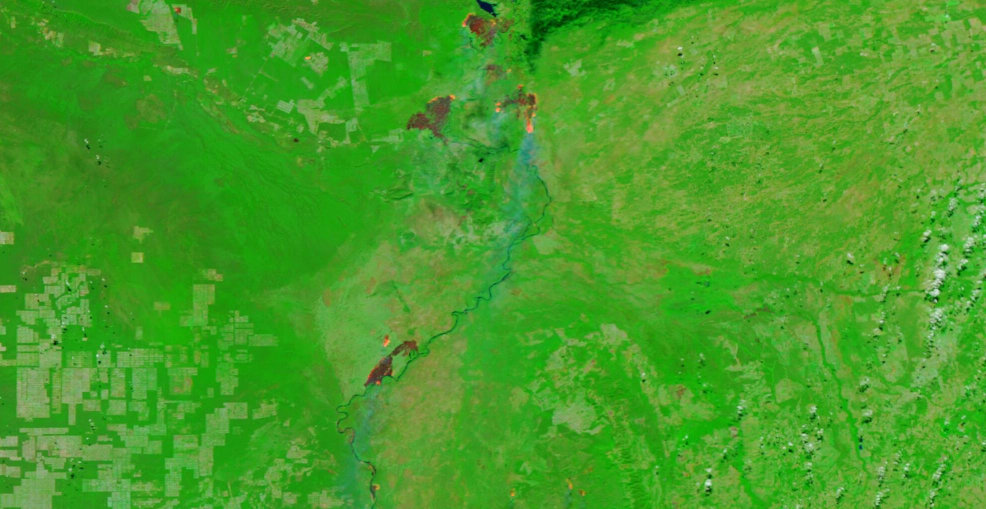
#> input picture img/4.jpg, 1972 x 1017 px, found by its file name (shown at 1/2 size)
$ python detectorparalelo.py
#> lines starting #> are read from the running program, lines starting #| are printed output that depends on the picture; after the words box and inside, x2 and y2 are one past the last pixel; in counts of white or black regions, pixels touching at a corner belong together
import numpy as np
import tifffile as tiff
import cv2
import time
import os
from skimage.measure import label, regionprops
from tqdm import tqdm
import multiprocessing

def preprocess_tile_for_fire(tile):
    if tile.shape[2] == 4:
        tile = cv2.cvtColor(tile, cv2.COLOR_BGRA2BGR)

    r = tile[:, :, 2].astype(np.int16)
    g = tile[:, :, 1].astype(np.int16)
    b = tile[:, :, 0].astype(np.int16)

    red_mask = (r > 180) & ((r - g) > 80) & ((r - b) > 80)

    binary = np.zeros(tile.shape[:2], dtype=np.uint8)
    binary[red_mask] = 255

    kernel = np.ones((3, 3), np.uint8)
    binary = cv2.morphologyEx(binary, cv2.MORPH_OPEN, kernel)
    binary = cv2.dilate(binary, kernel, iterations=1)

    return binary

def get_fire_centroids(tile, area_minima=1):
    binary = preprocess_tile_for_fire(tile)
    labeled = label(binary)
    props = regionprops(labeled)
    centroids = [region.centroid for region in props if region.area >= area_minima]
    return centroids

def process_tile_wrapper(args):
    tile, x, y = args
    centroids = get_fire_centroids(tile, area_minima=10)
    return x, y, centroids

def process_large_image_parallel(image_path, tile_size=1024, output_path="resultados_paralelo/resultado_incendios_paralelo.tiff", num_threads=4, chunk_size=10):
#> called with image_path = 'D:/fire_detector/fire_detector/img/4.jpg', tile_size = 1024, num_threads = 12, chunk_size = 10
    print(f"🔄 Carregando imagem: {image_path}")
    start = time.time()

    ext = os.path.splitext(image_path)[1].lower()
    if ext in [".tif", ".tiff"]:
        with tiff.TiffFile(image_path) as tif:
            page = tif.pages[0]
            height, width = page.shape[:2]
            img = tif.asarray(out='memmap')
    else:
        img = cv2.imread(image_path, cv2.IMREAD_UNCHANGED)
#> img is the input picture: shape (1017, 1972, 3); mean B, G, R 39.3, 156.6, 70.8
        if img is None:
            raise FileNotFoundError(f"Imagem não encontrada: {image_path}")
        if img.ndim == 2:
            img = cv2.cvtColor(img, cv2.COLOR_GRAY2BGR)
        elif img.shape[2] == 4:
            img = cv2.cvtColor(img, cv2.COLOR_BGRA2BGR)
        height, width = img.shape[:2]
#> height = 1017; width = 1972

    print(f"📐 Dimensões da imagem: {width}x{height}")
#| 📐 Dimensões da imagem: 1972x1017
    print(f"⚙️ Usando {num_threads} threads para processamento paralelo.")

    tiles_data = []
    ys = list(range(0, height, tile_size))
#> ys = [0]
    xs = list(range(0, width, tile_size))
#> xs = [0, 1024]
    for y in ys:
        for x in xs:
            tile = img[y:min(y+tile_size, height), x:min(x+tile_size, width)]
            tiles_data.append((tile, x, y))
#> after the loop, tiles_data = 2 items

    output = np.zeros((height, width, 3), dtype=np.uint8)
    total_fires_detected = 0

    print("▶️ Processando tiles (paralelo)...")

    with multiprocessing.Pool(processes=num_threads) as pool:
        results = pool.imap_unordered(process_tile_wrapper, tiles_data, chunksize=chunk_size)

        for x_coord, y_coord, centroids in tqdm(results, total=len(tiles_data), desc="Tiles Processados", unit="tile"):
#> in process_tile_wrapper, `tile, x, y = args`:
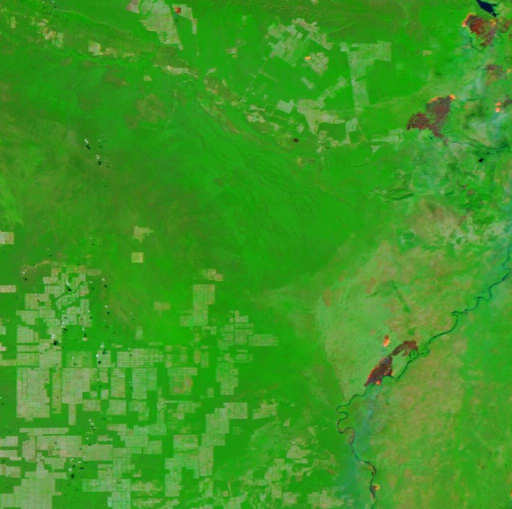
#> tile: shape (1017, 1024, 3) (shown at 1/2 size); mean of channels 0, 1, 2 36.2, 151.8, 62.2; drawn as B, G, R
#> in process_tile_wrapper, `tile, x, y = args`: x = 0
#> in preprocess_tile_for_fire, `r = tile[:, :, 2].astype(np.int16)`:
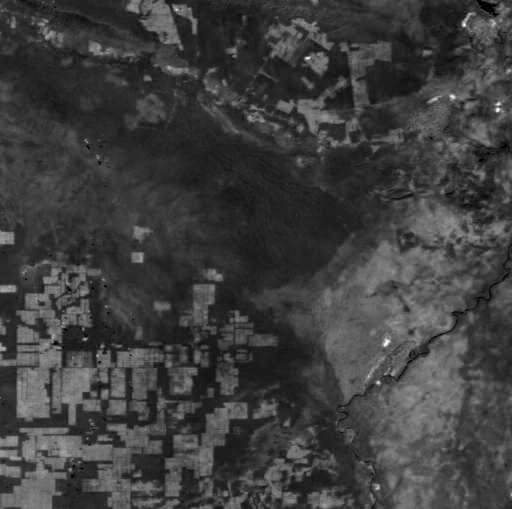
#> r: shape (1017, 1024) int16 (shown at 1/2 size); min 0, max 255, mean 62.2
#> in preprocess_tile_for_fire, `g = tile[:, :, 1].astype(np.int16)`:
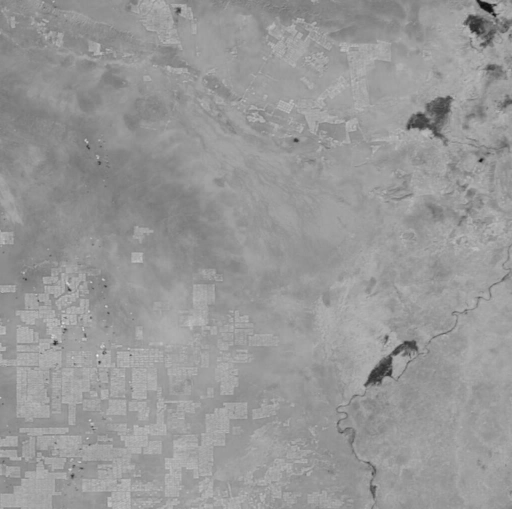
#> g: shape (1017, 1024) int16 (shown at 1/2 size); min 11, max 249, mean 151.8
#> in preprocess_tile_for_fire, `b = tile[:, :, 0].astype(np.int16)`:
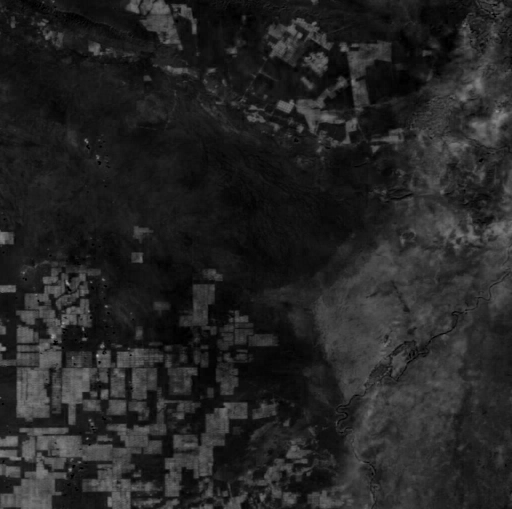
#> b: shape (1017, 1024) int16 (shown at 1/2 size); min 0, max 186, mean 36.2
#> in preprocess_tile_for_fire, `kernel = np.ones((3, 3), np.uint8)`: kernel = [[1, 1, 1], [1, 1, 1], [1, 1, 1]]
#> in get_fire_centroids, `props = regionprops(labeled)`: props = 4 regions; box (x1, y1, x2, y2) and area: (768, 678, 777, 691) 90, (926, 46, 932, 51) 30, (993, 217, 998, 222) 25, (755, 763, 760, 768) 25
#> in get_fire_centroids, `centroids = [region.centroid for region in props if region.area >= are..`: centroids = [(48, 928.5), (219, 995), (683.9, 772), (765, 757)]
            total_fires_detected += len(centroids)
            for cy, cx in centroids:
                cv2.circle(output, (int(cx)+x_coord, int(cy)+y_coord), 6, (0, 0, 255), 2)
#> this loop made 2 passes
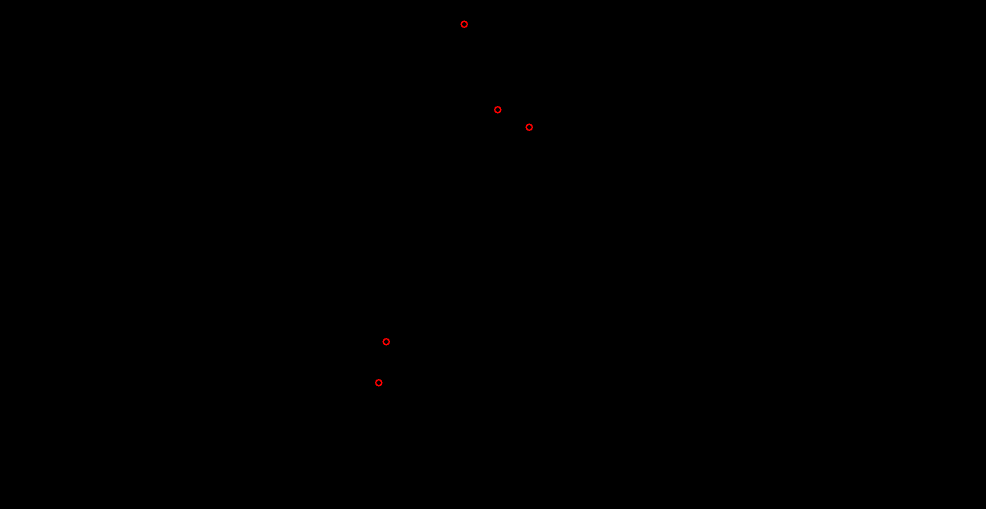
#> output: shape (1017, 1972, 3) (shown at 1/2 size); mean of channels 0, 1, 2 0, 0, 0.1; drawn as B, G, R
#> after the loop, total_fires_detected = 5

    # Garante que a pasta de saída exista
    output_dir = os.path.dirname(output_path)
    os.makedirs(output_dir, exist_ok=True)

    # Salva imagem final
    cv2.imwrite(output_path, output)
    elapsed = time.time() - start
    print(f"✅ Processamento Paralelo Concluído: {total_fires_detected} focos detectados em {elapsed:.2f} segundos.")
#| ✅ Processamento Paralelo Concluído: 5 focos detectados em 0.56 segundos.
    return elapsed, total_fires_detected

if __name__ == "__main__":
    image_to_process = "D:/fire_detector/fire_detector/img/4.jpg"  # <-- Caminho da imagem
    output_image_name_parallel = "resultados_paralelo/resultado_incendios_paralelo.tiff"
    tile_dimension = 1024
    num_parallel_threads = 12  # Ajuste para 2, 4, 8, etc.

    try:
        elapsed, fires = process_large_image_parallel(
            image_to_process,
            tile_size=tile_dimension,
            output_path=output_image_name_parallel,
            num_threads=num_parallel_threads,
            chunk_size=10
        )
#> elapsed = 0.559; fires = 5
        print(f"📂 Imagem salva em: {output_image_name_parallel}")
    except FileNotFoundError as e:
        print(f"❌ Erro: {e}. Verifique o caminho da imagem.")
    except Exception as e:
        print(f"❌ Erro durante o processamento: {e}")

$ run again, with img/1.jpg copied over img/4.jpg
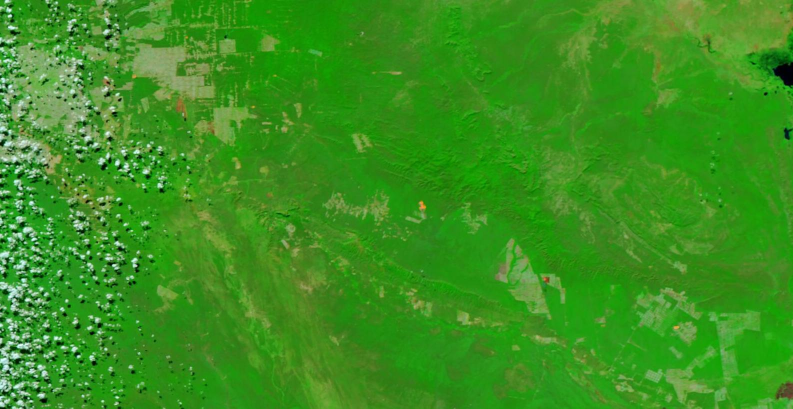
#> input picture img/1.jpg, 1586 x 817 px, found by its file name (shown at 1/2 size)
#> in process_large_image_parallel, img is the input picture: shape (817, 1586, 3); mean B, G, R 30.9, 145.1, 57.3
#| 📐 Dimensões da imagem: 1586x817
#> after the loop in process_large_image_parallel, `for y in ys:`: tiles_data = 2 items
#> in process_tile_wrapper, `tile, x, y = args`:
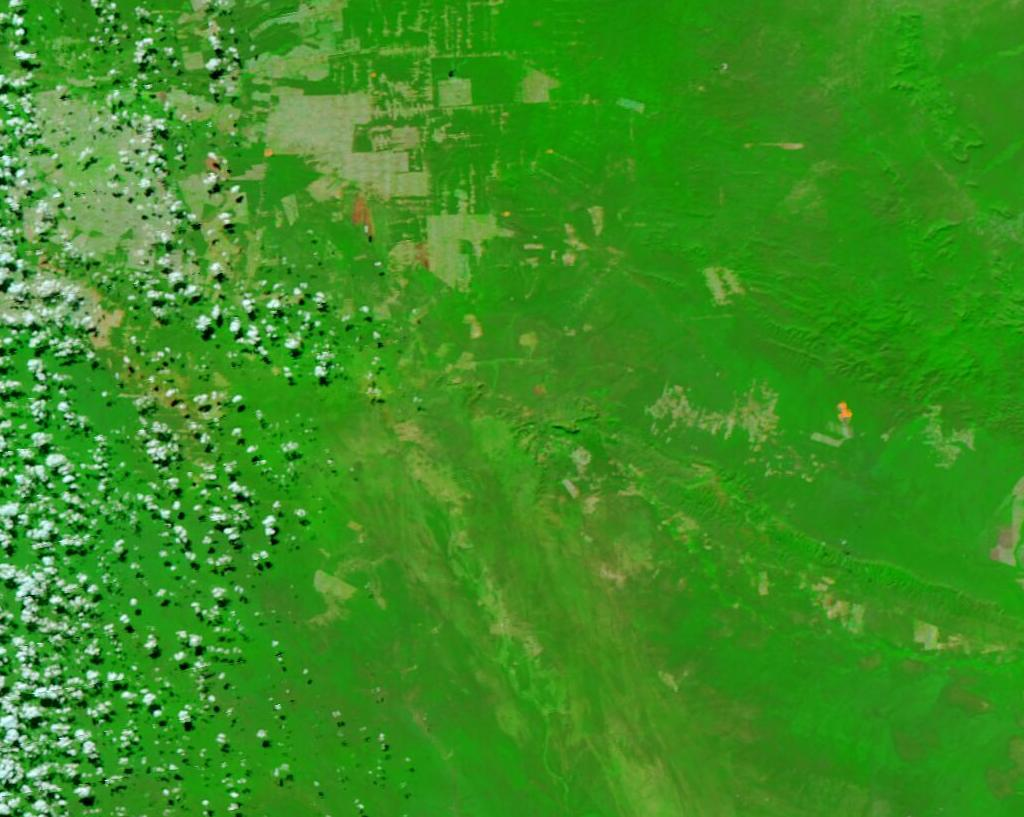
#> tile: shape (817, 1024, 3); mean of channels 0, 1, 2 33.2, 143.6, 58.3; drawn as B, G, R
#> x = 0
#> in preprocess_tile_for_fire, `b = tile[:, :, 0].astype(np.int16)`:
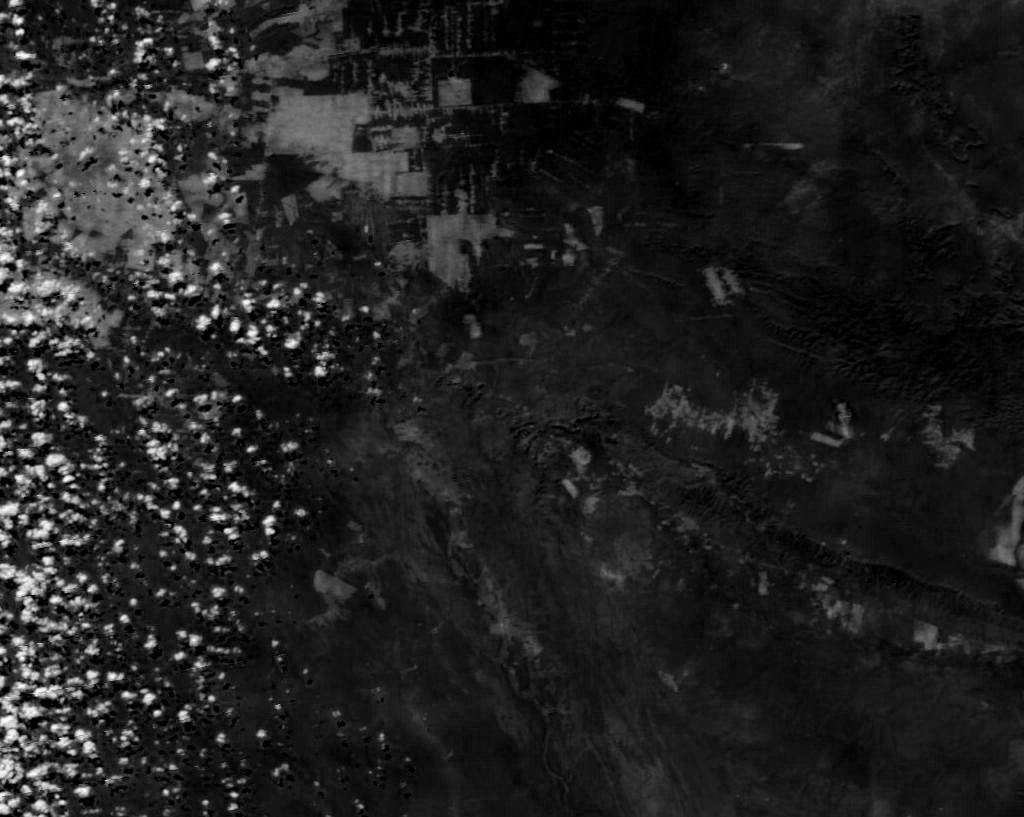
#> b: shape (817, 1024) int16; min 0, max 255, mean 33.2
#> kernel = [[1, 1, 1], [1, 1, 1], [1, 1, 1]]
#> props = 1 regions; box (x1, y1, x2, y2) and area: (842, 411, 847, 417) 30
#> in get_fire_centroids, `centroids = [region.centroid for region in props if region.area >= are..`: centroids = [(413.5, 844)]
#> the loop in process_large_image_parallel, `for x_coord, y_coord, centroids in tqdm(results, total=len(tiles_data)..` made 2 passes
#> (x_coord, y_coord, centroids, total_fires_detected) on pass 1: (0, 0, [(558, 66)], 1)
#> after the loop in process_large_image_parallel, `for x_coord, y_coord, centroids in tqdm(results, total=len(tiles_data)..`: total_fires_detected = 2
#| ✅ Processamento Paralelo Concluído: 2 focos detectados em 0.51 segundos.
#> elapsed = 0.51; fires = 2

$ run again, with img/3.jpg copied over img/4.jpg
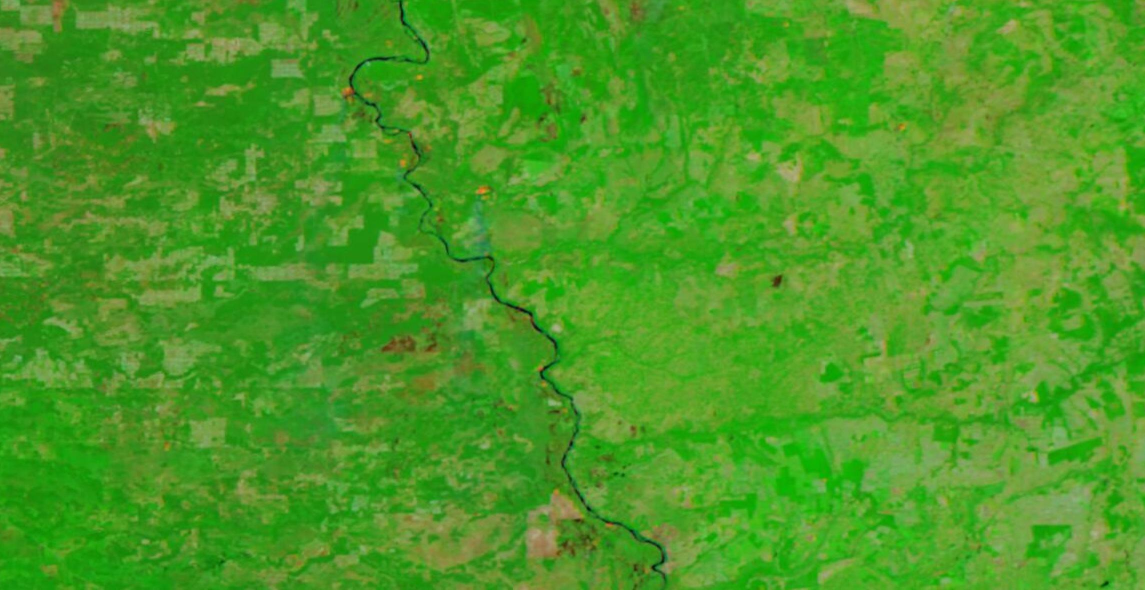
#> input picture img/3.jpg, 2290 x 1179 px, found by its file name (shown at 1/2 size)
#> in process_large_image_parallel, img is the input picture: shape (1179, 2290, 3); mean B, G, R 36.2, 153.9, 73.9
#| 📐 Dimensões da imagem: 2290x1179
#> after the loop in process_large_image_parallel, `for y in ys:`: tiles_data = 6 items
#> in process_tile_wrapper, `tile, x, y = args`:
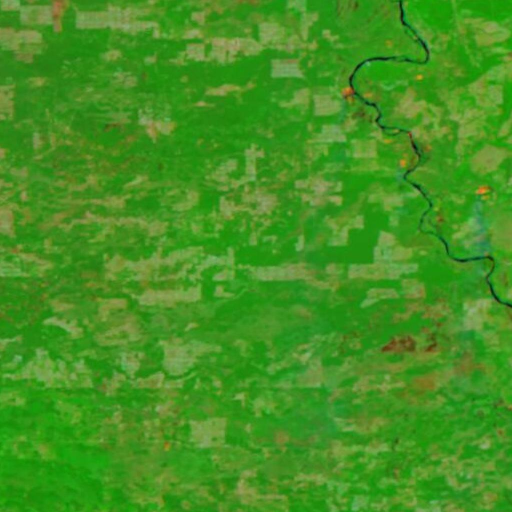
#> tile: shape (1024, 1024, 3) (shown at 1/2 size); mean of channels 0, 1, 2 33.9, 145.1, 66.7; drawn as B, G, R
#> x = 0
#> in preprocess_tile_for_fire, `b = tile[:, :, 0].astype(np.int16)`:
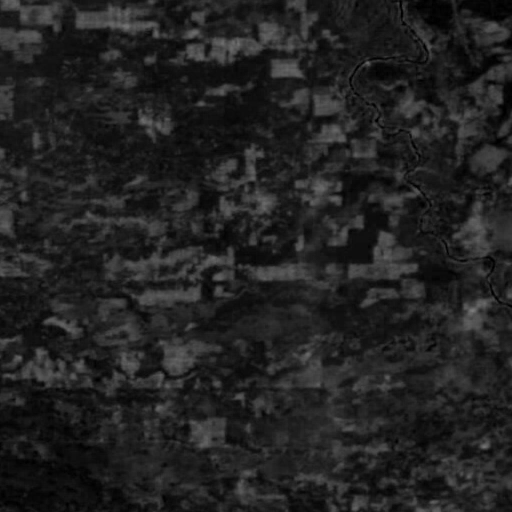
#> b: shape (1024, 1024) int16 (shown at 1/2 size); min 0, max 127, mean 33.9
#> kernel = [[1, 1, 1], [1, 1, 1], [1, 1, 1]]
#> props = 1 regions; box (x1, y1, x2, y2) and area: (959, 378, 968, 385) 60
#> in get_fire_centroids, `centroids = [region.centroid for region in props if region.area >= are..`: centroids = [(381.1, 962.9)]
#> the loop in process_large_image_parallel, `for x_coord, y_coord, centroids in tqdm(results, total=len(tiles_data)..` made 6 passes
#> (x_coord, y_coord, centroids) on passes 1 to 5: (0, 0, [(381.1, 962.9)]), (1024, 0, []), (2048, 0, []), (0, 1024, []), (1024, 1024, [])
#> after the loop in process_large_image_parallel, `for x_coord, y_coord, centroids in tqdm(results, total=len(tiles_data)..`: total_fires_detected = 1
#| ✅ Processamento Paralelo Concluído: 1 focos detectados em 0.58 segundos.
#> elapsed = 0.579; fires = 1
